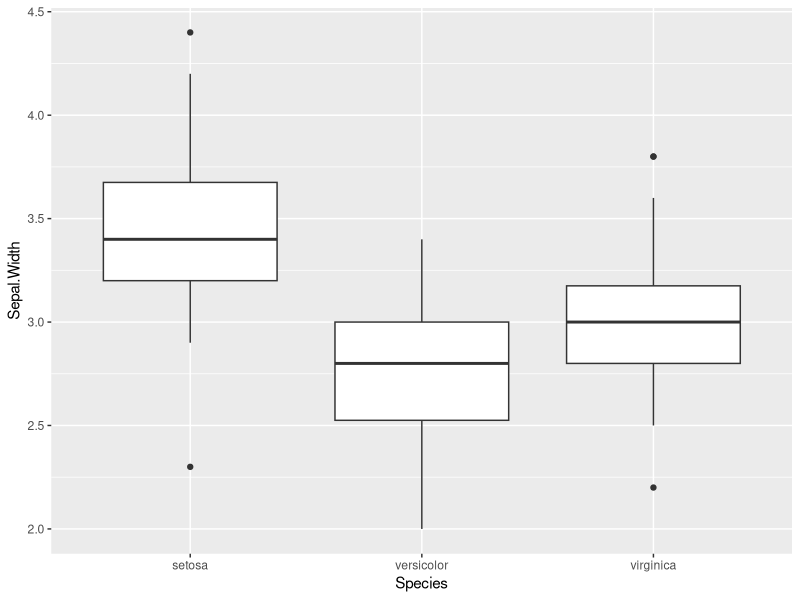
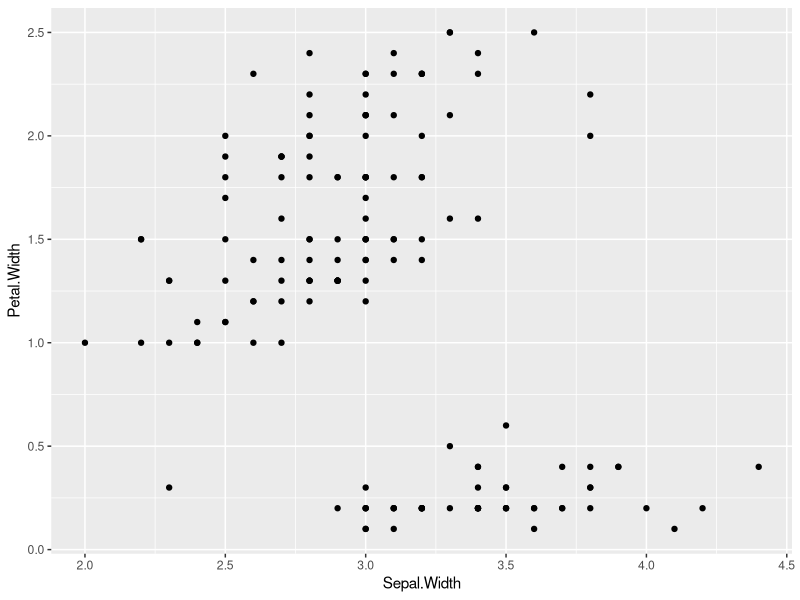
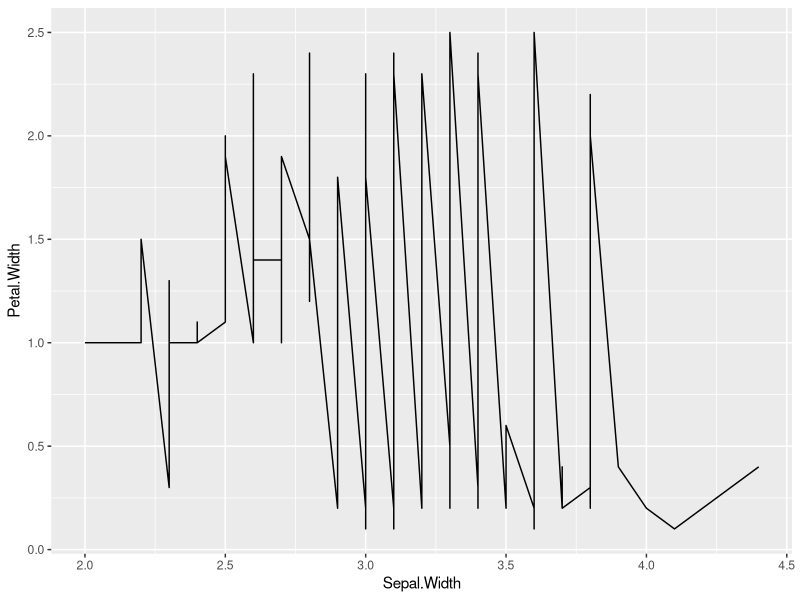
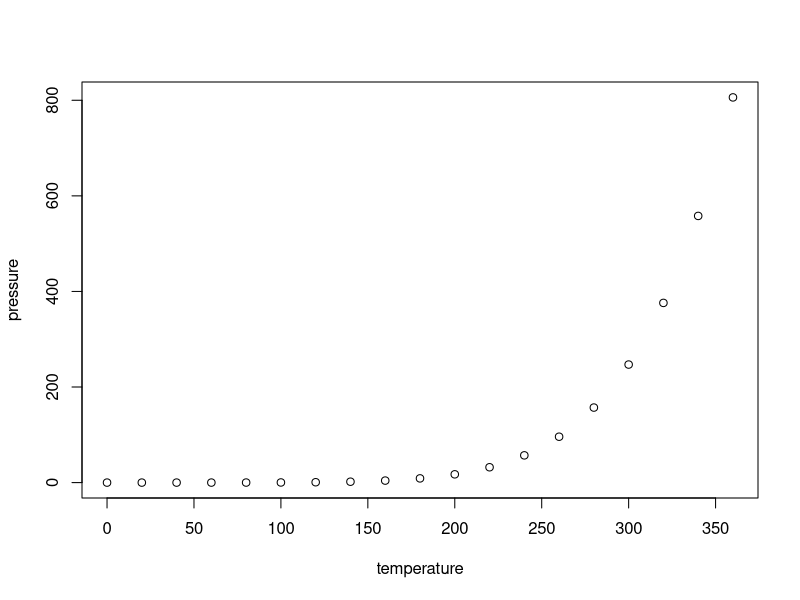

Write R code to recreate these figures, in order.
## ---- chunk 1

library(ggplot2)
## ---- chunk 2
iris
## ---- chunk 3
library(ggplot2)
ggplot(data=iris)+geom_boxplot(aes(x=Species,y=Sepal.Width,z=Petal.Width))

## ---- chunk 4
ggplot(iris,aes(x=Sepal.Width,y=Petal.Width))+geom_point()
## ---- chunk 5
ggplot(iris,aes(x=Sepal.Width,y=Petal.Width))+geom_line()
## ---- chunk 6
knitr::opts_chunk$set(echo = TRUE)
## ---- chunk 7
summary(cars)
## ---- chunk 8
plot(pressure)
